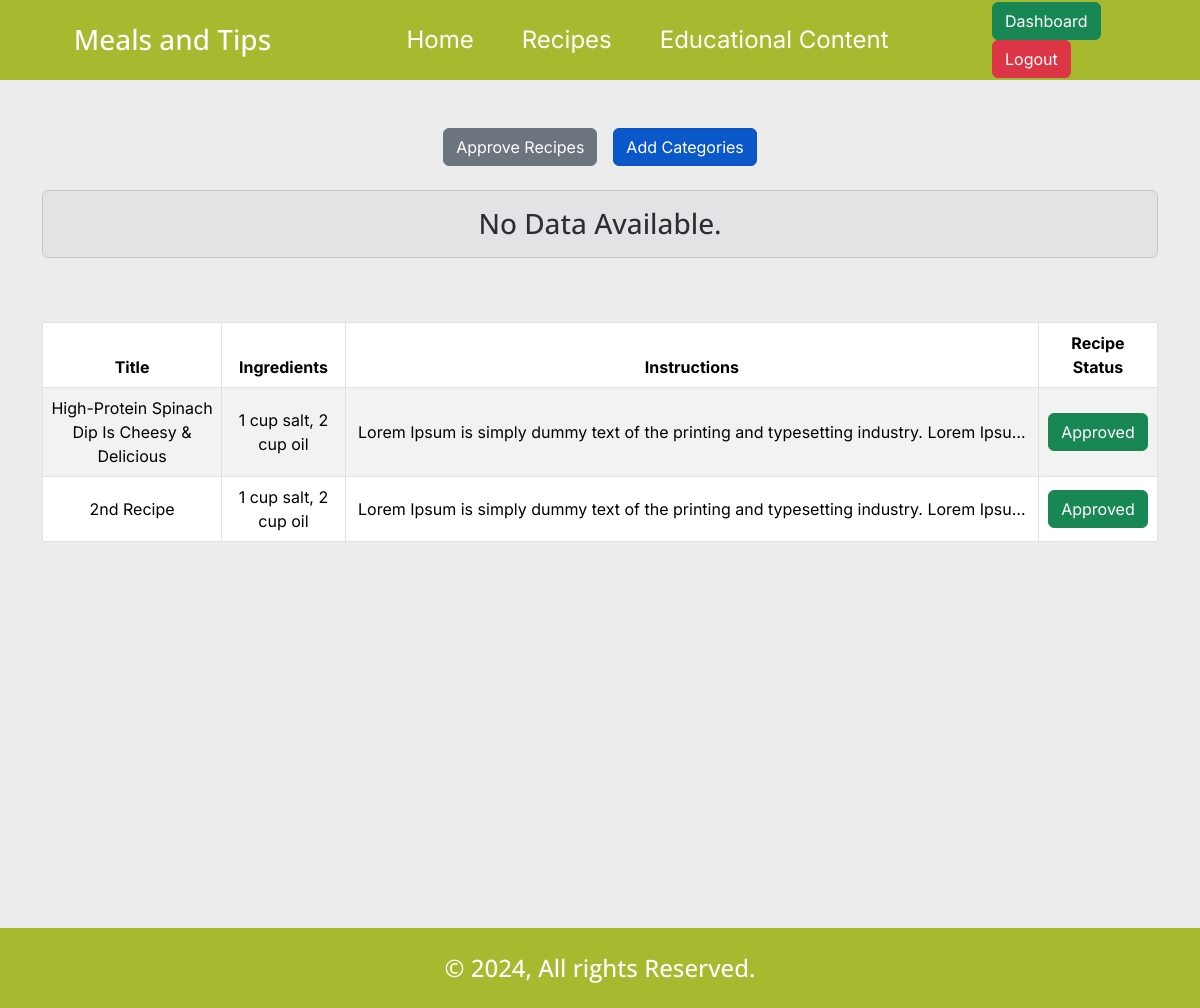
The app's page /adminDashboard.php (signed in), older data.
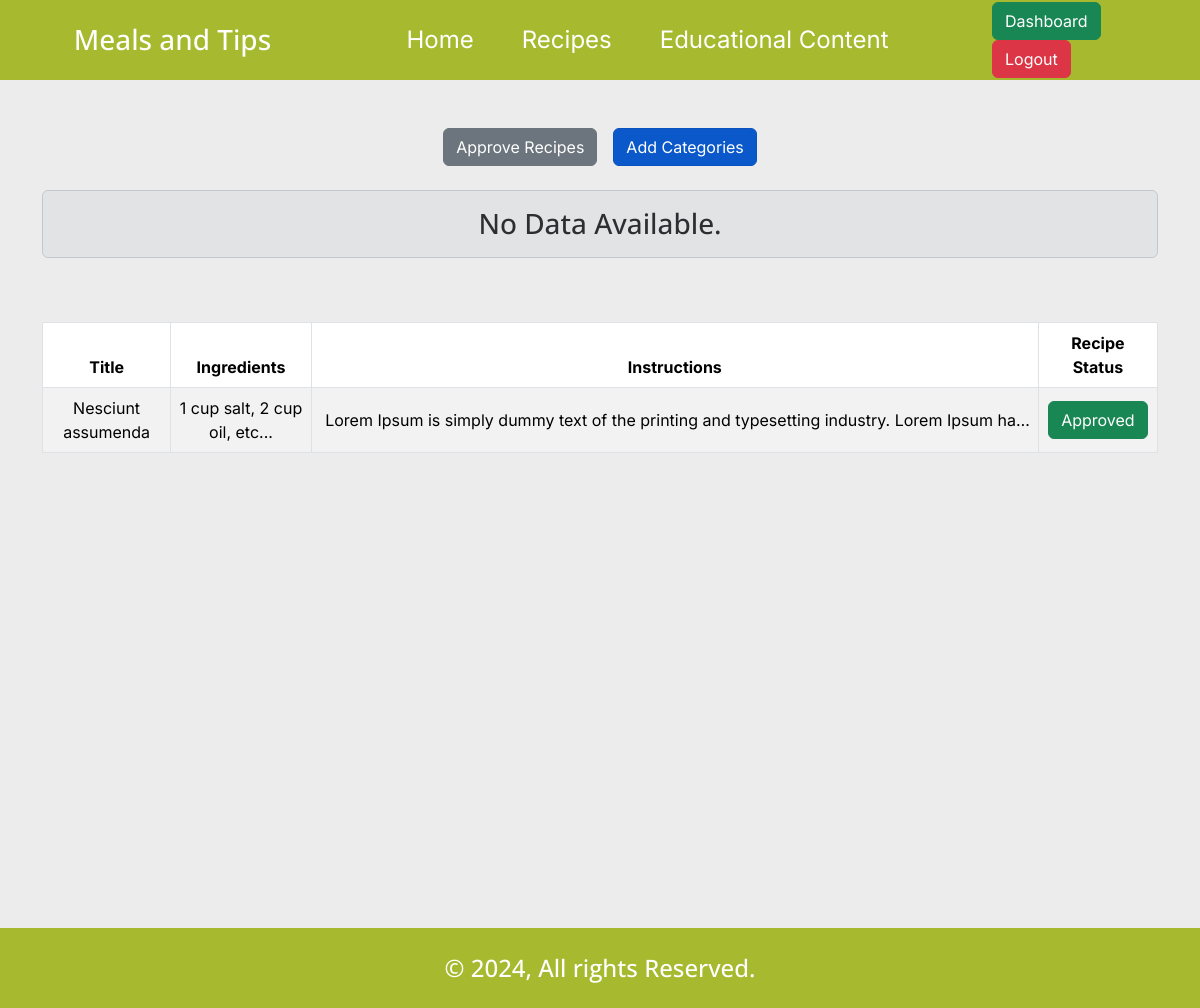
The same page, newer data.
### tables this page shows
CREATE TABLE `recipes` (
  `id` int(11) NOT NULL,
  `recipe_title` varchar(255) NOT NULL,
  `ingredients` text NOT NULL,
  `instructions` text NOT NULL,
  `nutritionist_id` int(11) NOT NULL,
  `cat_id` int(11) NOT NULL,
  `recipe_status` enum('0','1','2') NOT NULL DEFAULT '0',
  `recipe_img` text DEFAULT NULL
);

### core/functions.php (called while the page is built, shortened)
<?php
require_once 'database.php';
function isLoggedin()
{
    return isset($_SESSION['user']) ? true : false;
}

### core/database.php (called while the page is built, shortened)
<?php
include_once 'functions.php';
if (isset($_SESSION['user'])) {
    $userID = $_SESSION['user'];
    $getUserQ = $db->query("SELECT * FROM `users` WHERE `id`='$userID'");
    $userData = mysqli_fetch_object($getUserQ);
    $userRole = $userData->role;
}

### adminDashboard.php (the view, shortened to what this page needs)
<?php
require_once 'core/database.php';
?>
<!DOCTYPE html>
<html lang="en">
<head>
    <?php include 'includes/external_css.php'; ?>
    <link rel="stylesheet" href="css/style.min.css">
</head>
<body id="adminDashboard">
    <?php include_once 'includes/header.php'; ?>
    <div class="container mx-auto mt-5 min-h-800">
        <div class="row">
            <div class="tab-buttons col-12 d-flex gap-3 justify-content-center">
                <a href="#!" class="btn btn-secondary">Approve Recipes</a>
                <a href="#!" class="btn btn-primary active">Add Categories</a>
            </div>
        </div>
        <div class="row content-wrapper">
            <div class="col-12 mx-auto mt-4">
                <div class="row">
                    <div class="col-12 mb-5">
                        <?php
                        $getRecipe_Q = $db->query("CALL `get_recipes_list_in_review`()");
                        if (mysqli_num_rows($getRecipe_Q) > 0):
                        ?>
                            <table id="example" class="align-middle text-center table table-striped table-bordered">
                                <thead>
                                    <tr>
                                        <th>Title</th>
                                        <th>Ingredients</th>
                                        <th>Instructions</th>
                                        <th>Recipe Image</th>
                                        <th>Recipe Status</th>
                                        <th>Action</th>
                                    </tr>
                                </thead>
                                <tbody>
                                    <?php while ($recipe_list = mysqli_fetch_object($getRecipe_Q)): ?>
                                        <tr>
                                            <td><?= $recipe_list->recipe_title ?></td>
                                            <td><?= $recipe_list->ingredients ?></td>
                                            <td><span title="<?= $recipe_list->instructions ?>" class="line-clamp-1"><?= $recipe_list->instructions ?></span>
                                            </td>
                                            <td>
                                                <img class="d-block mx-auto" src="img/recipe/<?= $recipe_list->recipe_img ?>" alt="recipe_img_<?= $recipe_list->recipe_id ?>" width="50" height="50">
                                            </td>
                                            <td>
                                                <?php if ($recipe_list->recipe_status == '0'): ?>
                                                    <span class="btn btn-secondary">in-review</span>
                                                <?php else: ?>
                                                    <span class="btn btn-success">approved</span>
                                                <?php endif; ?>
                                            </td>
                                            <td>
                                                <a href="#!" data-id="<?= $recipe_list->recipe_id ?>" class="btn btn-sm btn-primary btn-update" data-bs-toggle="modal" data-bs-target="#editModal">Edit</a>
                                                <a href="#!" data-id="<?= $recipe_list->recipe_id ?>" class="btn btn-sm btn-danger btn-del">Delete</a>
                                            </td>
                                        </tr>
                                    <?php endwhile; ?>
                                </tbody>
                            </table>
                        <?php else: ?>
                            <h3 class="text-center alert alert-secondary">No Data Available.</h3>
                        <?php endif;
                        $db->next_result(); ?>
                    </div>
                    <div class="col-12">
                        <?php
                        $getRecipe1_Q = $db->query("CALL `get_recipes_list_approved`()");
                        if (mysqli_num_rows($getRecipe1_Q) > 0):
                        ?>
                            <table id="example1" class="align-middle text-center table table-striped table-bordered">
                                <thead>
                                    <tr>
                                        <th>Title</th>
                                        <th>Ingredients</th>
                                        <th>Instructions</th>
                                        <th>Recipe Status</th>
                                    </tr>
                                </thead>
                                <tbody>
                                    <?php while ($recipe_list_ = mysqli_fetch_object($getRecipe1_Q)): ?>
                                        <tr>
                                            <td><?= $recipe_list_->recipe_title ?></td>
                                            <td><?= $recipe_list_->ingredients ?></td>
                                            <td><span title="<?= $recipe_list_->instructions ?>" class="line-clamp-1"><?= $recipe_list_->instructions ?></span></td>
                                            <td>
                                                <?php if ($recipe_list_->recipe_status == '0'): ?>
                                                    <span class="btn btn-secondary">In-Review</span>
                                                <?php else: ?>
                                                    <span class="btn btn-success">Approved</span>
                                                <?php endif; ?>
                                            </td>
                                        </tr>
                                    <?php endwhile; ?>
                                </tbody>
                            </table>
                        <?php else: ?>
                        <?php endif;
                        $db->next_result(); ?>
                    </div>
                </div>
            </div>
        </div>
    </div>
    <div class="toast-container position-fixed bottom-0 end-0 p-3">
    </div>
    <?php include_once 'includes/footer.php'; ?>
</body>
</html>

### includes/external_css.php (shortened to what this page needs)
<link href="https://cdn.jsdelivr.net/npm/bootstrap@5.3.3/dist/css/bootstrap.min.css" rel="stylesheet">
<link rel="stylesheet" href="https://cdnjs.cloudflare.com/ajax/libs/font-awesome/6.6.0/css/all.min.css" />
<link rel="stylesheet" href="https://cdn.datatables.net/2.1.8/css/dataTables.bootstrap5.css">
<link rel="stylesheet" href="https://cdn.datatables.net/responsive/3.0.3/css/responsive.bootstrap5.css">

### includes/header.php
<header>
    <div class="container mx-auto">
        <div class="row">
            <div class="col-3 d-flex align-items-center justify-content-center">
                <div class="logo">
                    <a href="./" class="text-decoration-none">
                        <h3 class="text-white mb-0"><?= TITLE ?></h3>
                    </a>
                </div>
            </div>
            <div class="col-7 d-flex align-items-center justify-content-center">
                <ul class="nav d-flex gap-5">
                    <li>
                        <a class="fs-4" href="./">Home</a>
                    </li>
                    <li>
                        <a class="fs-4" href="./recipes_list.php">Recipes</a>
                    </li>
                    <li>
                        <a class="fs-4" href="./edu_list.php">Educational Content</a>
                    </li>
                </ul>
            </div>
            <div class="col-2 d-flex align-items-center justify-content-center">
                <div class="nav-buttons">
                    <?php if (isLoggedin()): ?>
                        <?php if ($userRole == 'admin'): ?>
                            <a href="./adminDashboard.php" class="btn btn-success">Dashboard</a>
                        <?php elseif ($userRole == 'nutritionist'): ?>
                            <a href="./nutritionistDashboard.php" class="btn btn-success">Dashboard</a>
                        <?php else: ?>
                            <a href="./userDashboard.php" class="btn btn-success">Dashboard</a>
                        <?php endif; ?>
                        <a href="logout.php" class="btn btn-danger">Logout</a>
                    <?php else: ?>
                        <a href="login.php" class="btn btn-primary">Login</a>
                    <?php endif; ?>
                </div>
            </div>
        </div>
    </div>
</header>

### includes/footer.php
<footer>
    <h4 class="text-white text-center mb-0">&copy; <?= date('Y') ?>, All rights Reserved.</h4>
</footer>

Row changes from the older to the newer data that the page shows:
removed recipes: recipe_title "High-Protein Spinach Dip Is Cheesy & Delicious", ingredients "1 cup salt, 2 cup oil", instructions "Lorem Ipsum is simply dummy text of the printing and typesetting industry. Lorem…", recipe_status "Approved"
removed recipes: recipe_title "2nd Recipe", ingredients "1 cup salt, 2 cup oil", instructions "Lorem Ipsum is simply dummy text of the printing and typesetting industry. Lorem…", recipe_status "Approved"
added recipes: recipe_title "Nesciunt assumenda", ingredients "1 cup salt, 2 cup oil, etc...", instructions "Lorem Ipsum is simply dummy text of the printing and typesetting industry. Lorem Ipsum…", recipe_status "Approved"
